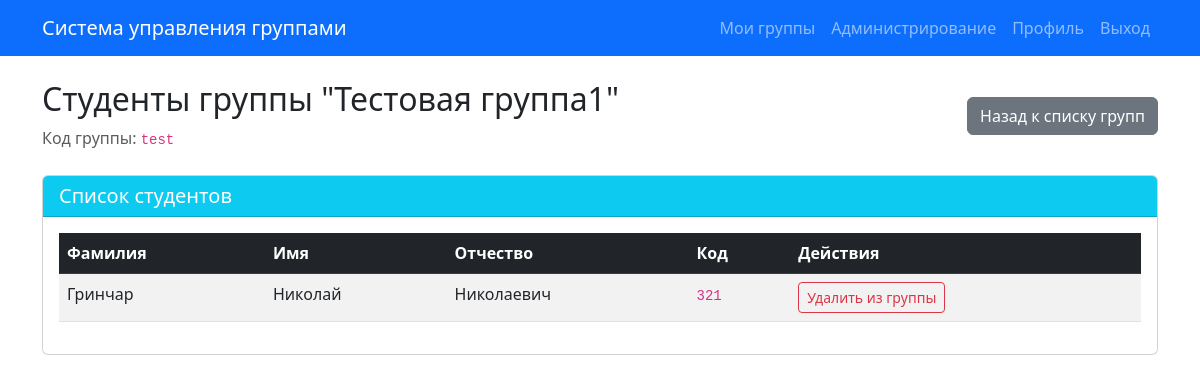
The app's page /groups/1/students/ (signed in) with its own data.
### students/models.py (models this page shows, shortened)
class Group(models.Model):
    name = models.CharField(
        max_length=200,
        verbose_name='Название'
    )
    code = models.CharField(
        max_length=50,
        unique=True,
        verbose_name='Код'
    )
    curator = models.ForeignKey(
        settings.AUTH_USER_MODEL,
        on_delete=models.SET_NULL,
        null=True,
        blank=True,
        verbose_name='Куратор',
        related_name='curated_groups'
    )
    class Meta:
        verbose_name = 'Группа'
        verbose_name_plural = 'Группы'
        db_table = 'students_group'
        ordering = ['name']

class Student(models.Model):
    last_name = models.CharField(
        max_length=150,
        verbose_name='Фамилия'
    )
    first_name = models.CharField(
        max_length=150,
        verbose_name='Имя'
    )
    middle_name = models.CharField(
        max_length=150,
        verbose_name='Отчество',
        blank=True,
        null=True
    )
    code = models.CharField(
        max_length=50,
        unique=True,
        verbose_name='Код'
    )
    sid = models.CharField(
        max_length=100,
        unique=True,
        null=True,
        blank=True,
        verbose_name='ID во внешней системе',
    )
    group = models.ForeignKey(
        Group,
        on_delete=models.SET_NULL,
        null=True,
        blank=True,
        verbose_name='Группа',
        related_name='students'
    )
    class Meta:
        verbose_name = 'Студент'
        verbose_name_plural = 'Студенты'
        db_table = 'students_student'
        ordering = ['last_name', 'first_name']
    def __str__(self):
        parts = [self.last_name, self.first_name, self.middle_name]
        return ' '.join(filter(None, parts)) or self.code

### students/views.py (the view)
# urls.py: path('groups/<int:group_id>/students/', views.GroupStudentsView.as_view(), name='group_students'),
class GroupStudentsView(LoginRequiredMixin, UserPassesTestMixin, TemplateView):
    template_name = 'students/group_students.html'
    def test_func(self):
        return self.request.user.is_staff
    def get_context_data(self, **kwargs):
        context = super().get_context_data(**kwargs)
        group_id = kwargs.get('group_id')
        group = get_object_or_404(Group, id=group_id)
        students = group.students.all().order_by('last_name', 'first_name', 'middle_name')
        context['group'] = group
        context['students'] = students
        return context

### students/templates/students/group_students.html (shortened to what this page needs)
{% extends 'base.html' %}
{% block content %}
<div class="d-flex justify-content-between align-items-center mb-4">
    <div>
        <h2>Студенты группы "{{ group.name }}"</h2>
        <p class="text-muted mb-0">Код группы: <code>{{ group.code }}</code></p>
    </div>
    <a href="{% url 'students:group_management' %}" class="btn btn-secondary">
        Назад к списку групп
    </a>
</div>
<div class="card">
    <div class="card-header bg-info text-white">
        <h5 class="mb-0">Список студентов</h5>
    </div>
    <div class="card-body">
        {% if students %}
            <div class="table-responsive">
                <table class="table table-striped table-hover">
                    <thead class="table-dark">
                        <tr>
                            <th>Фамилия</th>
                            <th>Имя</th>
                            <th>Отчество</th>
                            <th>Код</th>
                            <th>Действия</th>
                        </tr>
                    </thead>
                    <tbody>
                        {% for student in students %}
                            <tr>
                                <td>{{ student.last_name }}</td>
                                <td>{{ student.first_name }}</td>
                                <td>{{ student.middle_name|default:"—" }}</td>
                                <td><code>{{ student.code }}</code></td>
                                <td>
                                    <button type="button" class="btn btn-sm btn-outline-danger"
                                            data-bs-toggle="modal"
                                            data-bs-target="#removeModal{{ student.pk }}">
                                        Удалить из группы
                                    </button>
                                </td>
                            </tr>
                        {% endfor %}
                    </tbody>
                </table>
            </div>
        {% else %}
            <div class="alert alert-info">
                <h5>Студенты не найдены</h5>
                <p class="mb-0">В этой группе пока нет студентов.</p>
            </div>
        {% endif %}
    </div>
</div>
{% endblock %}

### records on screen
Group: name "Тестовая группа1", code "test"
Student: last_name "Гринчар", first_name "Николай", middle_name "Николаевич", code "321"
